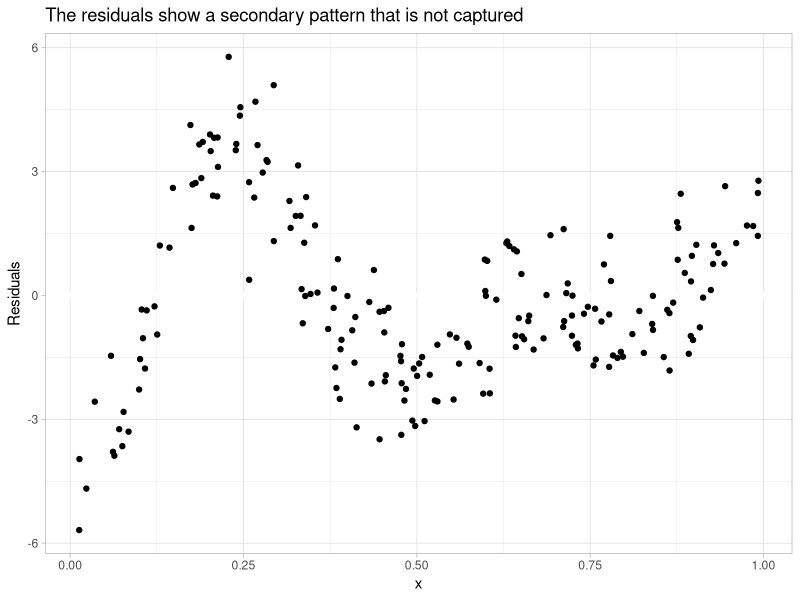
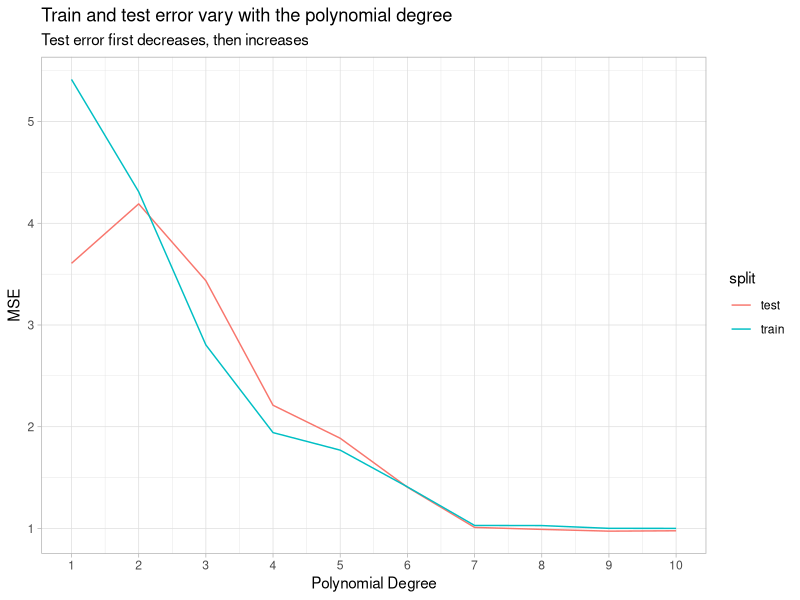
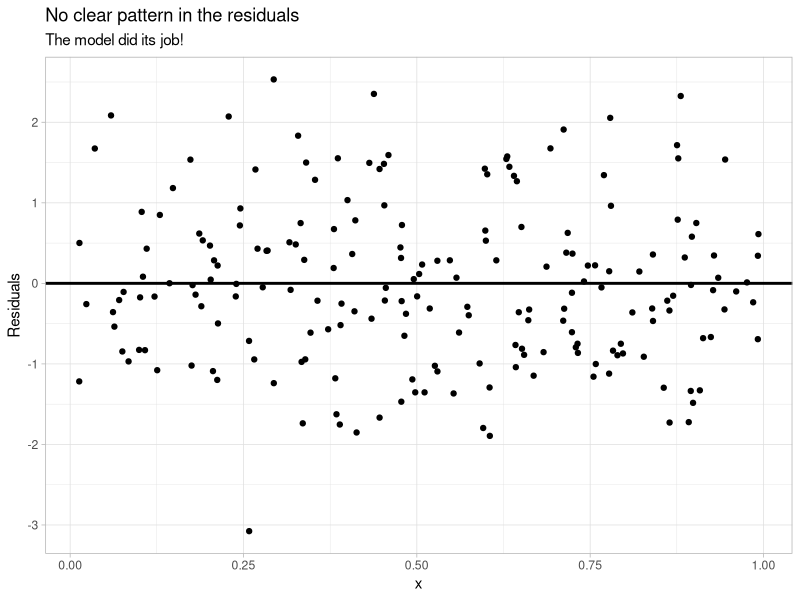
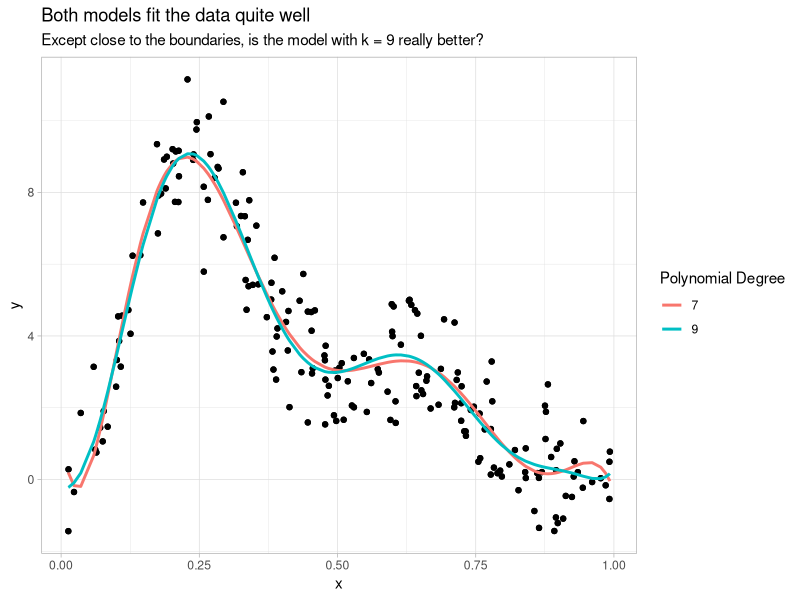
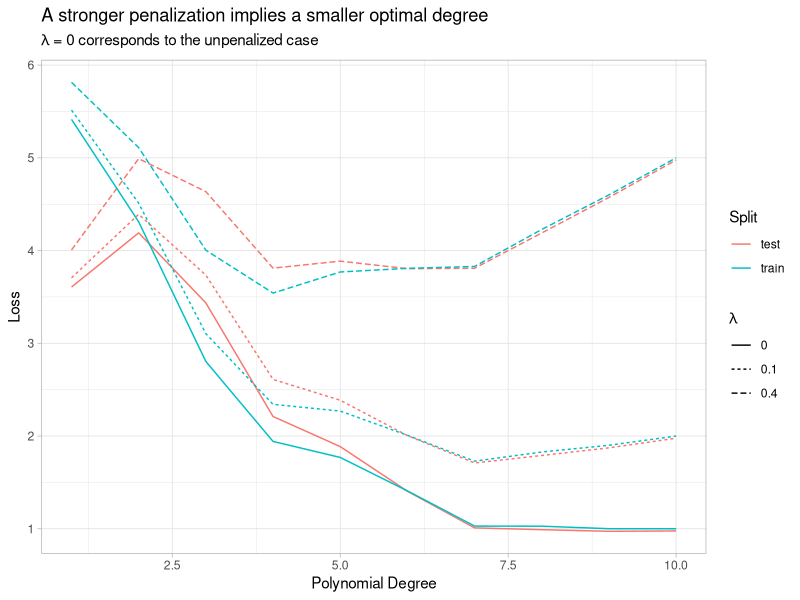
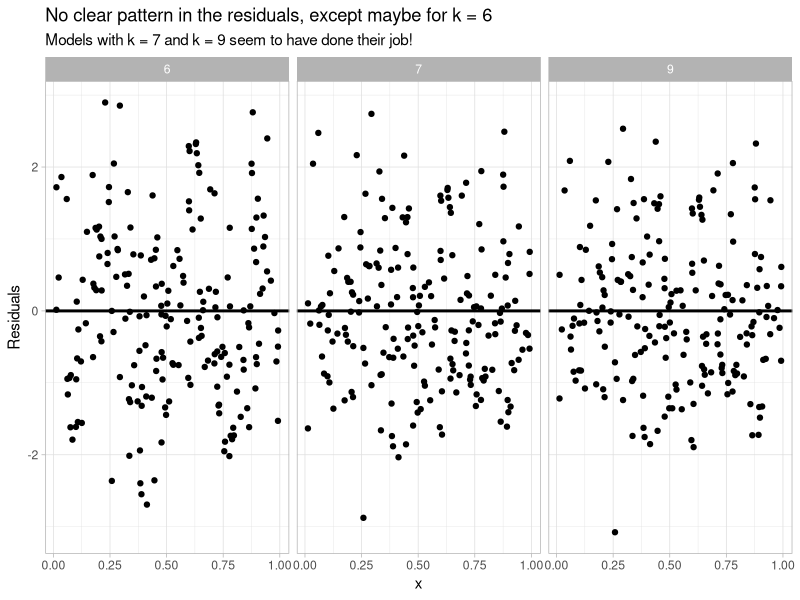

R code for these plots, in order:
# HW8: Fit different polynomial models
#
# 1. Load the `readr` and `dplyr` package.
#    Read in the file at `"data/polyfit.tsv"` and add an `id` column that
#    contains each row's number and assign the resulting tibble to variable
#    `data_with_id`.
#    To do so, you can do the following:
#    - read in the file at `"data/polyfit.tsv"` using `read_tsv`,
#    - call `mutate()` to create the `id` column using the `row_numbers()`
#      function.
#    `data_with_id` should print to:
#    # A tibble: 200 x 3
#    x      y    id
#    <dbl>  <dbl> <int>
#    1 0.897  0.855     1
#    2 0.266  7.79      2
#    3 0.372  4.52      3
#    4 0.573  3.08      4
#    5 0.908 -1.09      5
#    6 0.202  9.20      6
#    7 0.898 -1.21      7
#    8 0.945  1.63      8
#    9 0.661  2.75      9
#    10 0.629  4.98     10
#    # … with 190 more rows
## Do not modify this line!
library(readr)
library(dplyr)
data_with_id<-read_tsv('data/polyfit.tsv')
data_with_id<-mutate(data_with_id,id=row_number())

# 2. We will now separate the data into two datasets: the train dataset and the
#    validation dataset. The train dataset will be used to fit linear models
#    to our data and the validation dataset will be used to compute the root
#    mean square error (RMSE) and assess the model's ability to generalize to
#    unseen data (unseen in the sense that the data points in the validation
#    dataset were not used to compute the optimal coefficients of the fitted
#    model).
#    To create these datasets, do the following:
#    - first, set the random seed to `0` using `set.seed()` to reproduce
#      identical deterministic results in the following, and save the seed to
#      a vector `seed` using `seed <- .Random.seed`,
#    - then, compute the `train_data` tibble by (randomly!) sampling 80 % of
#      the data in `data_with_id` and add a `split` column containing the
#      string value `"train"` for all rows. To do so, you can:
#          - use `sample_frac()` to shuffle the data and keep only 80 % of the
#          rows,
#          - then use `mutate()` to create the constant `split` column with
#          value `"train"` for all rows
#    - then, compute the `test_data` tibble, containing all the remaining data
#      (20 % of the original rows) and a `split` column with constant value
#      `"test"`. The `id` column computed in question 3. now comes in handy.
#      You can do the following:
#          - start with `data_with_id`,
#          - use `anti_join` on the `train_data` tibble by the `id` key to keep
#            only rows that have `id`s not in `train_data`'s `id`s,
#          - then use `mutate()` to create the constant `split` column with
#            value `"test"` for all rows
#    - finally, concatenate `train_data` and `test_data` row-wise, in this
#      order, and assign the resulting tibble to `all_data`. (you can use
#      `bind_rows()` to do so.)
#    `train_data` should print to:
#    # A tibble: 160 x 4
#    x     y    id split
#    <dbl> <dbl> <int> <chr>
#    1 0.605 1.58    180 train
#    2 0.861 0.180    53 train
#    3 0.347 5.42     74 train
#    4 0.732 1.34    113 train
#    5 0.741 1.94    179 train
#    6 0.724 1.64     40 train
#    7 0.391 4.21    175 train
#    8 0.191 8.99    183 train
#    9 0.454 2.96    127 train
#    10 0.640 4.72    121 train
#    # … with 150 more rows
#    `test_data` should print to:
#    # A tibble: 40 x 4
#    x      y    id split
#    <dbl>  <dbl> <int> <chr>
#    1 0.897  0.855     1 test
#    2 0.908 -1.09      5 test
#    3 0.992  0.495    19 test
#    4 0.380  5.01     20 test
#    5 0.935  0.205    22 test
#    6 0.267 10.1      26 test
#    7 0.382  3.57     29 test
#    8 0.870  0.207    30 test
#    9 0.477  3.32     49 test
#    10 0.732  1.22     50 test
#    # … with 30 more rows
#    `all_data` should print to:
#    # A tibble: 200 x 4
#    x     y    id split
#    <dbl> <dbl> <int> <chr>
#    1 0.605 1.58    180 train
#    2 0.861 0.180    53 train
#    3 0.347 5.42     74 train
#    4 0.732 1.34    113 train
#    5 0.741 1.94    179 train
#    6 0.724 1.64     40 train
#    7 0.391 4.21    175 train
#    8 0.191 8.99    183 train
#    9 0.454 2.96    127 train
#    10 0.640 4.72    121 train
#    # … with 190 more rows
## Do not modify this line!
set.seed(0)
seed<-.Random.seed
train_data<-data_with_id%>%
  sample_frac(0.8)%>%
  mutate(split='train')

test_data<-data_with_id%>%
  anti_join(train_data,by='id')%>%
  mutate(split='test')
all_data<-bind_rows(train_data,test_data)
# 3. Load the `modelr` package.
#    Fit a quadratic model to the `train_data` and assign the result to
#    `model_quad`.
#    You should use `lm()` and the `poly()` function, setting its `degree` to
#    `2`.
#    Add the residuals of `model_quad` to `all_data` using `add_residuals()`
#    and assign the resulting tibble to `data_with_quad_resid`.
#    `data_with_quad_resid` should print to:
#     # A tibble: 200 x 5
#     x     y    id split  resid
#     <dbl> <dbl> <int> <chr>  <dbl>
#     1 0.605 1.58    180 train -2.03
#     2 0.861 0.180    53 train -0.255
#     3 0.347 5.42     74 train  0.338
#     4 0.732 1.34    113 train -0.910
#     5 0.741 1.94    179 train -0.197
#     6 0.724 1.64     40 train -0.713
#     7 0.391 4.21    175 train -0.743
#     8 0.191 8.99    183 train  3.85
#     9 0.454 2.96    127 train -1.73
#     10 0.640 4.72    121 train  1.44
#     # … with 190 more rows
## Do not modify this line!
library(modelr)
model_quad<-lm(y~poly(x,2,raw=TRUE),data=train_data)
  
data_with_quad_resid<-add_residuals(all_data,model_quad)

# 4. Load the `ggplot2` package.
#    Use `theme_set()` to set the theme to `theme_light()`.
#     It will automatically apply `theme_light()` to every plot you draw.
#    Generate a residual scatter plot (the x-axis should be `x` and the y-axis
#    should be `resid`) with a horizontal line of equation `resid = 0` and
#    assign it to `quad_resid_plot`.
#    To do so, you should do the following:
#    - call `ggplot()` on `data_with_quad_resid` using the `x` and `resid`
#      columns
#    - add a horizontal line at 0 (using `geom_ref_line()` for example),
#    - add a call to `geom_point()` to add the residuals
#    - use `labs()` to set the following labels:
#      - `y = "Residuals"`,
#      - `title = "The residuals show a secondary pattern that is not captured"`
#    - assign the result to `quad_resid_plot`
#    You should notice that the residuals are visibly not independent of
#    another, and that there is a clear pattern in their distribution according
#    to `x` that is far from uniform noise around 0.
#    We will find a better model to fit the data to capture this pattern in the
#    following.
## Do not modify this line!
library(ggplot2)
theme_set(theme_light())
quad_resid_plot<-ggplot(data_with_quad_resid,aes(x=x,y=resid))+
  geom_ref_line(h=0)+
  geom_point()+
  labs(title='The residuals show a secondary pattern that is not captured',
       y='Residuals')
quad_resid_plot
# 5. Load the `purrr` and `tidyr` package.
#    Create a `my_model()` function that takes in an argument `k` and returns a
#    fitted linear model on top of polynomials of `x` up to degree `k` with
#    respect to `y`, on the `train_data`.
#    You can use `lm()` and `poly(x, k, raw = TRUE)`
#    Then generate a tibble containing the entire original data, as well as
#    predictions and residuals for `k`-degree polynomial models for `k`
#    between 1 and 10 (both included).
#    To do so, you can:
#    - create a tibble with a column `k = 1:10`,
#    - add a `model` column containing the `k` order model (computed using
#      `map()` and `my_model()`) using `mutate()`,
#    - add a `data` column that contains the data, predictions and residuals
#      for the model of the same row, computed using `map()`,
#      `add_predictions()` and `add_residuals()` - using `mutate()` again,
#    - unnest the `data` column using `unnest()`
#    - keep all columns except for `model` using `select()`
#    `model_pred_resid` should print to:
#     # A tibble: 2,000 x 7
#            k     x     y    id split  pred    resid
#        <int> <dbl> <dbl> <int> <chr> <dbl>    <dbl>
#      1     1 0.605 1.58    180 train  2.84 -1.26
#      2     1 0.861 0.180    53 train  1.19 -1.01
#      3     1 0.347 5.42     74 train  4.50  0.920
#      4     1 0.732 1.34    113 train  2.02 -0.680
#      5     1 0.741 1.94    179 train  1.96 -0.0235
#      6     1 0.724 1.64     40 train  2.07 -0.436
#      7     1 0.391 4.21    175 train  4.22 -0.00553
#      8     1 0.191 8.99    183 train  5.50  3.49
#      9     1 0.454 2.96    127 train  3.81 -0.857
#     10     1 0.640 4.72    121 train  2.61  2.10
#     # … with 1,990 more rows
## Do not modify this line!
library(purrr)
library(tidyr)
my_model<-function(k){
  return(lm(y~poly(x,k,raw=TRUE),data=train_data))
}
model_pred_resid<-tibble(k=1:10)%>%
  mutate(model=map(k,my_model))%>%
  mutate(data=map(model,~add_residuals(add_predictions(all_data,.),.)))%>%
  unnest(data)%>%
  select(-model)


model_pred_resid
# 6. Create a function `mse` that computes the Mean Squared Error between two
#    vectors `y` and `pred`.
#    Create a tibble `model_mse` that contains the MSE for each of the
#    polynomial models, on each split (`train` and `test`).
#    To do so, you can:
#    - group `model_pred_resid` by `split` and `k` using `group_by()`,
#    - compute the MSE on each group using `mse()` and `summarize()`
#    `model_mse` should print to:
#     # A tibble: 20 x 3
#     # Groups:   split [2]
#        split     k   mse
#        <chr> <int> <dbl>
#      1 test      1 5.42
#      2 test      2 4.73
#      3 test      3 2.81
#      4 test      4 1.90
#      5 test      5 1.82
#      6 test      6 1.36
#      7 test      7 1.02
#      8 test      8 1.04
#      9 test      9 0.992
#     10 test     10 0.994
#     11 train     1 4.97
#     12 train     2 4.17
#     13 train     3 2.95
#     14 train     4 2.01
#     15 train     5 1.78
#     16 train     6 1.42
#     17 train     7 1.02
#     18 train     8 1.01
#     19 train     9 0.987
#     20 train    10 0.987
## Do not modify this line!
mse<-function(y,pred){
  return(sum((y-pred)^2)/length(y))
}
model_mse<-model_pred_resid%>%
  group_by(split,k)%>%
  summarize(mse=mse(y,pred))
model_mse
# 7. Create a plot showing how the train and test error vary with the
#    polynomial degree of the fitted model and assign it to variable
#    `plot_mse`.
#    To do so, you can do the following - in the same order:
#    - call `ggplot()` on `model_mse` with aesthetic containing `k` for
#      x-values, `mse` for y-values and color by `split`
#    - add a line plot  using `geom_line()`,
#    - enforce the x-axis to show ticks at integer values from 1 to 10
#      using `scale_x_continuous()` and setting its `breaks` argument to
#     `1:10`,
#    - use `labs()` to add the following labels:
#      - `x = "Polynomial Degree"`,
#      - `y = "RMSE"`,
#      - `title = "Train and test error vary with the polynomial degree"`,
#      - `subtitle = "Test error first decreases, then increases"`
## Do not modify this line!
plot_mse<-ggplot(model_mse,aes(x=k,y=mse,color=split))+
  geom_line()+
  scale_x_continuous(breaks = 1:10)+
  labs(title = "Train and test error vary with the polynomial degree",
       subtitle = "Test error first decreases, then increases",
       x="Polynomial Degree",
       y="MSE")
plot_mse


# 8. Find the degree with the smallest validation error and assign it to
#    variable `best_deg`.
#    To do so you can modify `model_mse` and do the following:
#    - filter only the rows containing validation errors and in which the
#      error is equal to the minimum error using `filter()` on the `split`
#      column to keep the errors on the validation set,
#    - filter on `mse` column, with `min()` used in the filtering condition
#      on `mse`,
#    - then, keep only the value of `k` using `pull()`
## Do not modify this line!
best_deg<-model_mse%>%
  filter(split=='test')%>%
  filter(mse==min(mse))%>%
  pull(k)

best_deg
# 9. Generate a `residual_plot` figure by plotting the residuals of the best
#    polynomial model in terms of lowest test error with a horizontal reference
#    line at 0.
#    To do so you can:
#    - filter on `k` to keep only residuals for `k == best_deg` using
#      `filter()` on `model_pred_resid`,
#    - call `ggplot()` with `x` on the x-axis and `resid` on the y-axis,
#    - add points using `geom_point()`,
#    - add a horizontal line at 0 using `geom_hline()` (make its size be 1),
#    - use `labs()` to add the following labels:
#      - `y = "Residuals"`,
#      - `title = "No clear pattern in the residuals"`,
#      - `subtitle = "The model did its job!"`
## Do not modify this line!
residual_plot<-model_pred_resid%>%
  filter(k==best_deg)%>%
  ggplot(mapping=aes(x=x,y=resid))+
  geom_point()+
  geom_hline(yintercept = 0,size=1)+
  labs(title = 'No clear pattern in the residuals',
       subtitle = 'The model did its job!',
       y='Residuals')
residual_plot


# 10. Generate a scatter plot of all the data with two models - the best degree
#     and `k=7` - overlayed as lines and assign it to variable
#     `prediction_plot`.
#     To do so, you can:
#     - filter on `k` to keep only residuals for the two models using
#       `filter()` on `model_pred_resid`,
#     - transform `k` to a factor column using `mutate()` and `factor()`,
#     - call `ggplot()` with the aesthetic `x = x` and `y = y`,
#     - add the scatter plot with `geom_point()`,
#     - add the prediction line with a new aesthetic with `y = pred` and
#       `color = k`, with lines of `size = 1` using `geom_line()`
#     - use `labs()` to add the following labels:
#      - `color = "Polynomial Degree"`,
#      - `title = "Both models fit the data quite well"`,
#      - `subtitle = "Except close to the boundaries, is the model with k = 9 really better?"`
## Do not modify this line!
prediction_plot<-model_pred_resid%>%
  filter(k==7 |k==best_deg)%>%
  mutate(k=factor(k))%>%
  ggplot(aes(x=x,y=y))+
  geom_point()+
  geom_line(aes(y=pred,color=k),size=1)+
  labs(title = 'Both models fit the data quite well',
       subtitle = 'Except close to the boundaries, is the model with k = 9 really better?',
       color='Polynomial Degree')
prediction_plot


# 11. We want to force the model to choose the smallest degree possible
#     among the models that have similar performances.
#     Create a function `mse_penalized()` with arguments `y`, `pred`, `k` and
#     `lambda` (`lambda` should have a default value of `0`) to compute a
#     penalized MSE that adds returns the `MSE(y,pred) + lambda * k`.
#     You can assume that `k` is an integer, and that `y` and `pred`
#     are numeric vectors of same length.
#     To calculate the MSE, you can calculate the mean of the squared difference.
#     Then, create a function `my_mse_penalized()` with arguments `df`, `k` and
#     `lambda` that returns a tibble with two columns:
#     - `loss` should contain the output of `mse_penalized()` computed
#       on the `y` and `pred` columns of `df`, and `k` and `lambda`,
#     - `lambda` should contain the value of `lambda`
#     You can assume that `df` is a dataframe containing two columns `y` and
#     `pred` of same length.
#     Use `my_mse_penalized()` to create a tibble `model_mse_penalized` from
#     `model_pred_resid` with values of the penalized penalized for each value
#     of `k`, as well as for each value of `lambda` in `(0, 0.1, 0.4)`.
#     To do so, you can:
#     - group `model_pred_resid` by `k` and `split`,
#     - nest the groups using `nest()`,
#     - add an `errors` column using `map()` on `data` to apply
#       `my_mse_penalized()` with the values of `lambda` given above and the
#       value of `k` of each group, using `mutate()`,
#     - unnest `errors` using `unnest()`,
#     - keep all columns except `data` using `select()`
#     `model_mse_penalized` should print to:
#     # A tibble: 60 x 4
#     # Groups:   k, split [20]
#            k split  loss lambda
#        <int> <chr> <dbl>  <dbl>
#      1     1 train  4.97    0
#      2     1 train  5.07    0.1
#      3     1 train  5.37    0.4
#      4     1 test   5.42    0
#      5     1 test   5.52    0.1
#      6     1 test   5.82    0.4
#      7     2 train  4.17    0
#      8     2 train  4.37    0.1
#      9     2 train  4.97    0.4
#     10     2 test   4.73    0
#     # … with 50 more rows
## Do not modify this line!
mse_penalized<-function(y,pred,k,lambda=0){
  return(mse(y,pred) + lambda * k)
}
my_mse_penalized<-function(df,k,lambda){
  return(tibble(loss=mse_penalized(df$y,df$pred,k,lambda),
                lambda=lambda))
}
model_mse_penalized<-model_pred_resid%>%
  group_by(k,split)%>%
  nest()%>%
  mutate(errors=map(data,my_mse_penalized,k=k,lambda=c(0,0.1,0.4)))%>%
  unnest(errors)%>%
  select(-data)
model_mse_penalized

# 12. Create a `mse_penalized_plot` from `model_mse_penalized` that shows the
#     variation of the `loss` with `k` for each value of `lambda` on each
#     `split`.
#     To do so, you can:
#     - transform the `lambda` column of `model_mse_penalized` to a factor
#       column,
#     - call `ggplot()` with an aesthetic that maps `k` to the x-axis, `loss`
#       to the y-axis, `split` to the color and `lambda` to `linetype`,
#     - add lines using `geom_line()`,
#     - use `labs()` to add the following labels:
#      - `color = "Split"``,
#      - `x = "Polynomial Degree"``,
#      - `y = "Loss"`,
#      - `linetype = expression(lambda)`,
#      - `title = "A stronger penalization implies a smaller optimal degree"`,
#      - `subtitle = "expression(paste(lambda, " = 0 corresponds to the unpenalized case"))"`.
## Do not modify this line!
mse_penalized_plot<-model_mse_penalized%>%
  mutate(lambda=factor(lambda))%>%
  ggplot(aes(x=k,y=loss,color=split,linetype=lambda))+
  geom_line()+
  labs(title='A stronger penalization implies a smaller optimal degree',
       subtitle = expression(paste(lambda, " = 0 corresponds to the unpenalized case")),
       x='Polynomial Degree',
       y='Loss',
       color='Split',
       linetype=expression(lambda))

mse_penalized_plot
# 13. Find the best degree according to penalized loss on the `test` split for
#     each value of the penalization parameter (`lambda`, which is in
#     `(0, 0.1, 0.4)`) and assign the tibble containing rows from
#     `model_mse_penalized` with the best degree to `best_deg_penalized`.
#     To do so, you can:
#     - keep only the `test` rows of `model_mse_penalized` using `filter()`,
#     - group the result by `lambda` using `group_by()`,
#     - keep only the rows with minimal loss using `filter()` and `min()`
#     Join `best_deg_penalized` to `model_pred_resid` to keep the data,
#     predictions and residuals for the polynomial models of degrees selected
#     by the penalized models and assign the resulting tibble to
#     `model_pred_resid_best`.
#     To do so, you can:
#     - left join `best_deg_penalized` to `model_pred_resid_best` on `k`,
#     - remove NA values using `drop_na()`
#     `best_deg_penalized` should print to:
#     # A tibble: 3 x 4
#     # Groups:   lambda [3]
#           k split  loss lambda
#       <int> <chr> <dbl>  <dbl>
#     1     4 test  3.50     0.4
#     2     7 test  1.72     0.1
#     3     9 test  0.992    0
#     `model_pred_resid_best` should print to:
#     # A tibble: 600 x 10
#            k     x     y    id split.x  pred   resid split.y  loss lambda
#        <int> <dbl> <dbl> <int> <chr>   <dbl>   <dbl> <chr>   <dbl>  <dbl>
#      1     4 0.605 1.58    180 train    2.25 -0.675  test     3.50    0.4
#      2     4 0.861 0.180    53 train    1.26 -1.08   test     3.50    0.4
#      3     4 0.347 5.42     74 train    6.37 -0.944  test     3.50    0.4
#      4     4 0.732 1.34    113 train    1.69 -0.347  test     3.50    0.4
#      5     4 0.741 1.94    179 train    1.67  0.265  test     3.50    0.4
#      6     4 0.724 1.64     40 train    1.70 -0.0656 test     3.50    0.4
#      7     4 0.391 4.21    175 train    5.55 -1.34   test     3.50    0.4
#      8     4 0.191 8.99    183 train    7.38  1.62   test     3.50    0.4
#      9     4 0.454 2.96    127 train    4.36 -1.40   test     3.50    0.4
#     10     4 0.640 4.72    121 train    2.00  2.71   test     3.50    0.4
#     # … with 590 more rows
## Do not modify this line!
best_deg_penalized<-model_mse_penalized%>%
  filter(split=='test')%>%
  group_by(lambda)%>%
  filter(loss==min(loss))

model_pred_resid_best<-model_pred_resid%>%
  left_join(best_deg_penalized,by=c('k'))%>%
  drop_na()

# 14. Generate residual plots for the three different values of `k` retained
#     by the penalized criterion with reference lines at 0 and assign the plot
#     to `residual_plot_best`.
#     To do so, you can:
#     - use `ggplot()` on `model_pred_resid_best`, with `x` on the x-axis and
#       `"Residuals"` on the y-axis
#     - add points using `geom_point()`,
#     - add a horizontal line at 0 using `geom_hline()` (make its size be 1),
#     - facet the plot by `k` using `facet_wrap()`
#     - use `labs()` to add the following labels:
#       - `y = "Residuals"`,
#       - `title = "No clear pattern in the residuals, except maybe for k = 6"`,
#       - `subtitle = "Models with k = 7 and k = 9 seem to have done their job!"`
#
## Do not modify this line!

residual_plot_best<-ggplot(data=model_pred_resid_best,aes(x=x,y=resid))+
  geom_point()+
  geom_hline(yintercept = 0,size=1)+
  facet_wrap(~k)+
  labs(title = 'No clear pattern in the residuals, except maybe for k = 6',
       subtitle = 'Models with k = 7 and k = 9 seem to have done their job!',
       y='Residuals')
residual_plot_best

